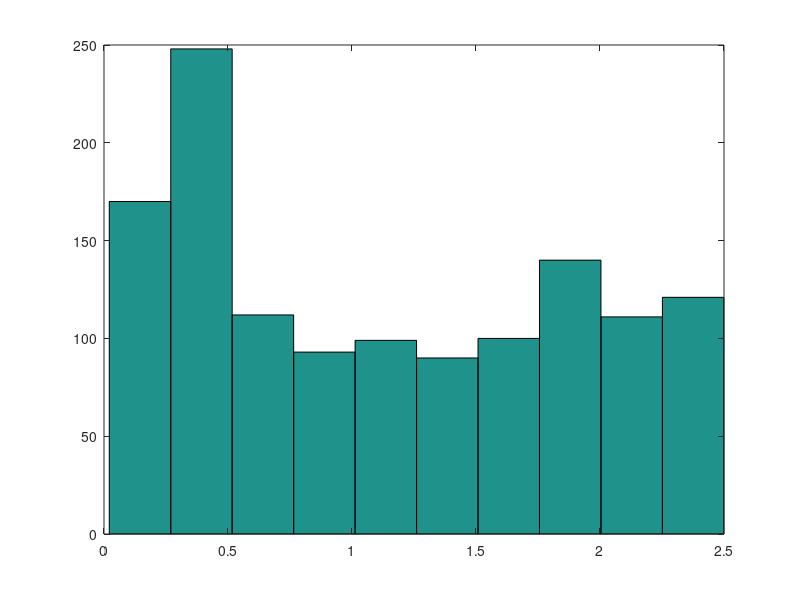
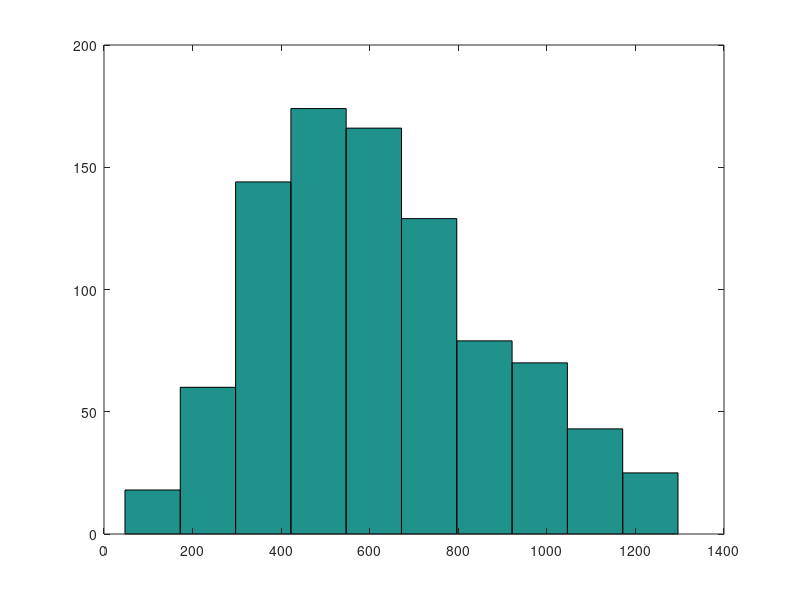
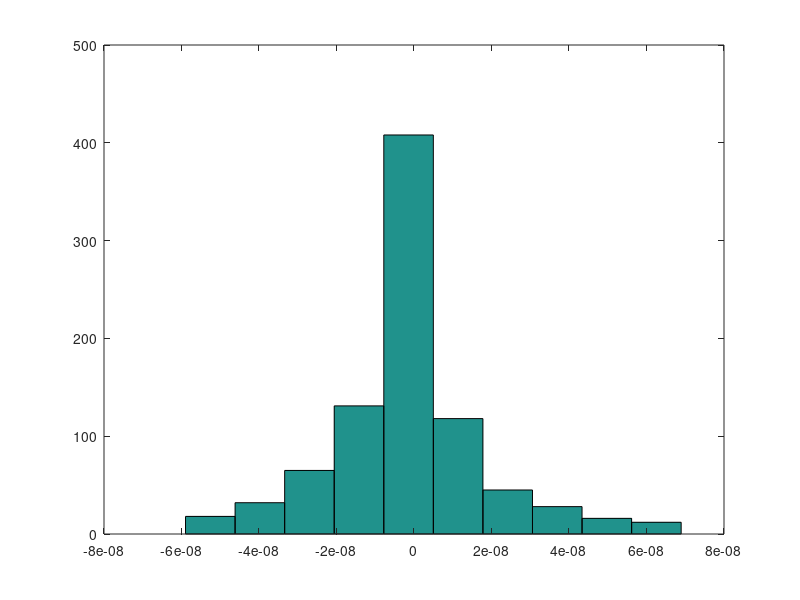
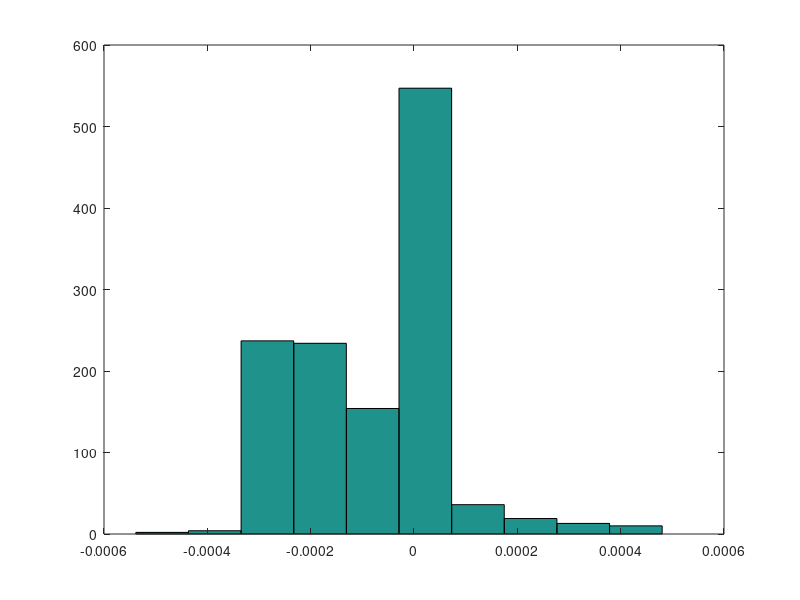

The MATLAB source for these figures, in order: (Note: this script raises an error after producing the figures.)
% [PolCoefs] = CoEfsPlotter();
% [HParas] = Histo(PolCoefs);

load Classification_Criteria.mat
%materials: 1=Painted metal, 2=wood, 3=plastic
% materialnum=1;
% load material1-paintedmetal.mat
% % 
% materialnum=2;
% load material2-wood.mat %save('material2-wood.mat','mse_range_save','mse_intensity_save','polyfit_coefs_range_save','polyfit_coefs_intensity_save');
%  
materialnum=3;
load material3-plastic.mat

% clear global mse_range_save mse_intensity_save polyfit_coefs_range_save polyfit_coefs_intensity_save ;
global mse_range_save mse_intensity_save polyfit_coefs_range_save polyfit_coefs_intensity_save ;

% starting guess, needs to be manually tunned
if materialnum==1
  mse_range_thresh=0.8;
  mse_intensity_thresh=2500;
  polyfit_coefs_range_thresh_max=7e-007;
  polyfit_coefs_range_thresh_min=-7e-007;
  polyfit_coefs_intensity_thresh_max=0.0007;
  polyfit_coefs_intensity_thresh_min=-0.005;
elseif materialnum==2
  mse_range_thresh=6;
  mse_intensity_thresh=700;
  polyfit_coefs_range_thresh_max=1e-004;
  polyfit_coefs_range_thresh_min=-1e-004;
  polyfit_coefs_intensity_thresh_max=0.007;
  polyfit_coefs_intensity_thresh_min=-0.005;
elseif materialnum==3
  mse_range_thresh=2.5;
  mse_intensity_thresh=1300;
  polyfit_coefs_range_thresh_max=7e-008;
  polyfit_coefs_range_thresh_min=-6e-008;
  polyfit_coefs_intensity_thresh_max=0.0005;
  polyfit_coefs_intensity_thresh_min=-0.005;  
end
%   mse_range_thresh=inf;
%   mse_intensity_thresh=inf;
%   polyfit_coefs_range_thresh_max=inf;
%   polyfit_coefs_range_thresh_min=-inf;
%   polyfit_coefs_intensity_thresh_max=inf;
%   polyfit_coefs_intensity_thresh_min=-inf;

%% 
figure(1);hist(mse_range_save(mse_range_save>eps& mse_range_save<mse_range_thresh));
[HParas.RMSE.mean(materialnum),HParas.RMSE.std(materialnum)]=normfit(mse_range_save(mse_range_save>eps& mse_range_save<mse_range_thresh));

%%
figure(2);hist(mse_intensity_save(mse_intensity_save>eps& mse_intensity_save<mse_intensity_thresh))
[HParas.IMSE.mean(materialnum),HParas.IMSE.std(materialnum)]=normfit(mse_intensity_save(mse_intensity_save>eps& mse_intensity_save<mse_intensity_thresh));

%%
figure(3);hist(polyfit_coefs_range_save(polyfit_coefs_range_save<polyfit_coefs_range_thresh_max& polyfit_coefs_range_save>polyfit_coefs_range_thresh_min));
[HParas.R.mean(materialnum),HParas.R.std(materialnum)]=normfit(polyfit_coefs_range_save(polyfit_coefs_range_save<polyfit_coefs_range_thresh_max& polyfit_coefs_range_save>polyfit_coefs_range_thresh_min));

%%
figure(4);hist(polyfit_coefs_intensity_save(polyfit_coefs_intensity_save<polyfit_coefs_intensity_thresh_max&polyfit_coefs_intensity_save>polyfit_coefs_intensity_thresh_min));
[HParas.I.mean(materialnum),HParas.I.std(materialnum)]=normfit(polyfit_coefs_intensity_save(polyfit_coefs_intensity_save<polyfit_coefs_intensity_thresh_max&polyfit_coefs_intensity_save>polyfit_coefs_intensity_thresh_min));
%%

% figure;hist(mse_intensity_save(mse_range_save<1.8))
% [a,b]=normfit(mse_intensity_save(mse_intensity_save>eps& mse_intensity_save<inf))
% figure;hist(mse_intensity_save(mse_intensity_save<inf))
% [a,b]=normfit(mse_intensity_save(mse_intensity_save>eps& mse_intensity_save<inf))
% [a,b]=normfit(mse_intensity_save(mse_intensity_save>eps& mse_intensity_save<150))

% %metal was all clustered around 0
% HParas.I.mean(1)=30;
% HParas.I.std(1)=25; %was actually given as a very small number like 2.9513e-024;
% 
% %was at 40 with a spread of about 20
% HParas.I.mean(2)=40;
% HParas.I.std(2)=20;
% 
% HParas.I.mean(3)=65;
% HParas.I.std(3)=25;

save('Classification_Criteria.mat','HParas');




